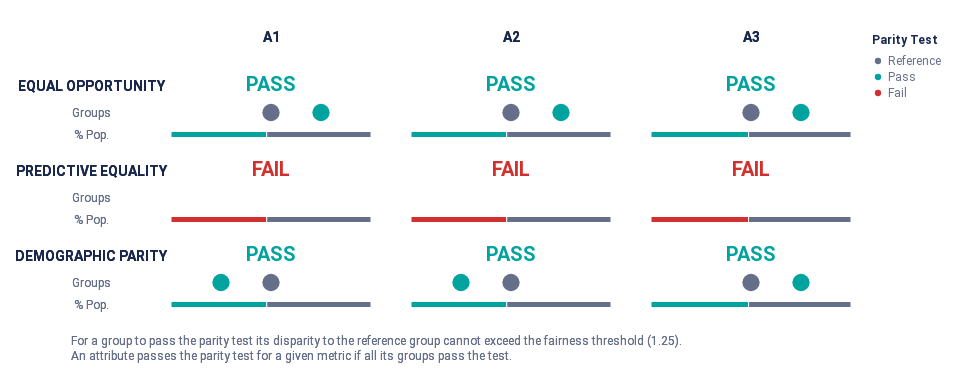

Notebook code for this chart:
### Code cell
audit_high_q_influence.summary_plot(["tpr", "fpr", "pprev"])
